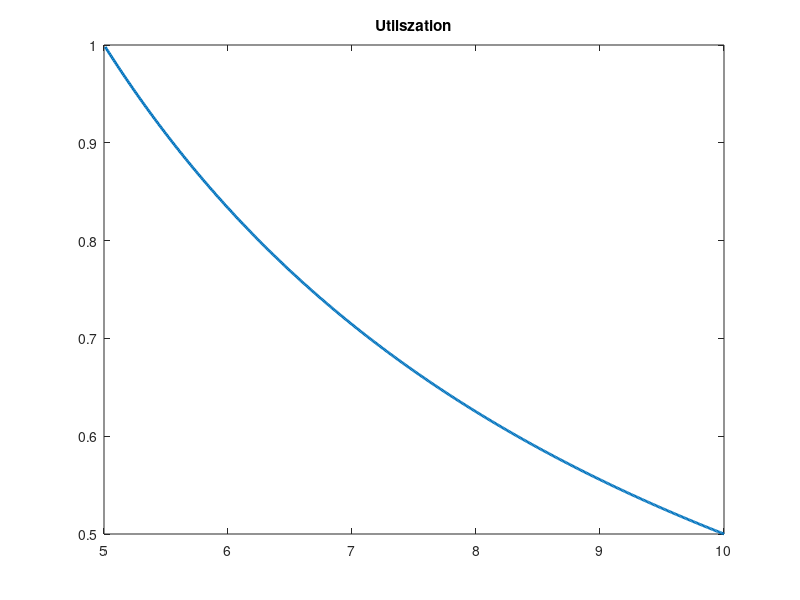
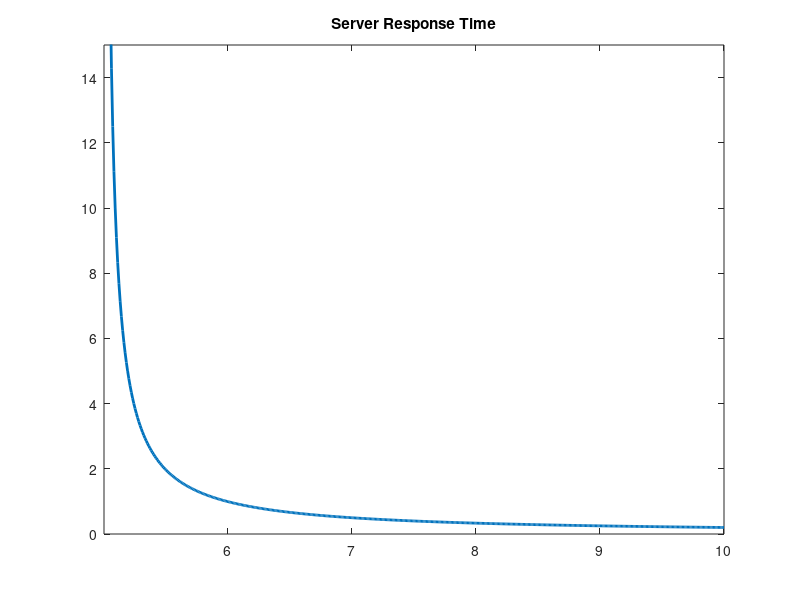
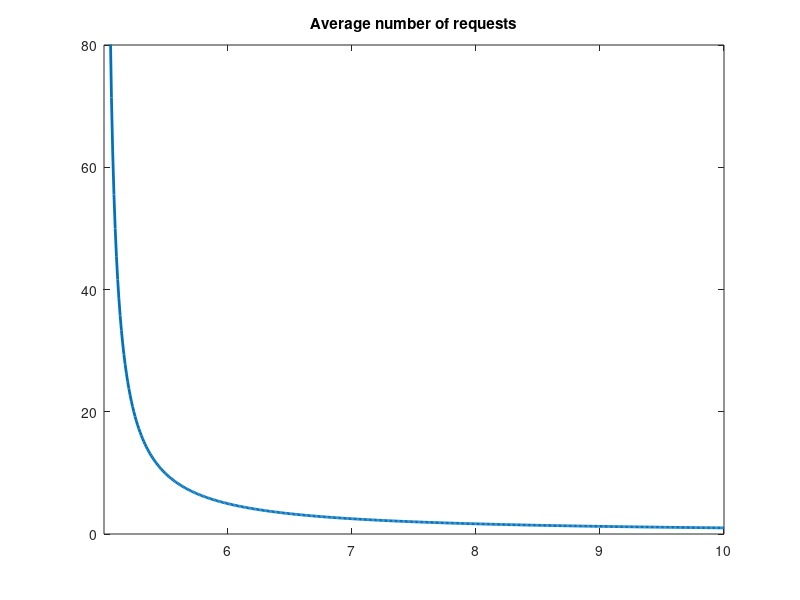
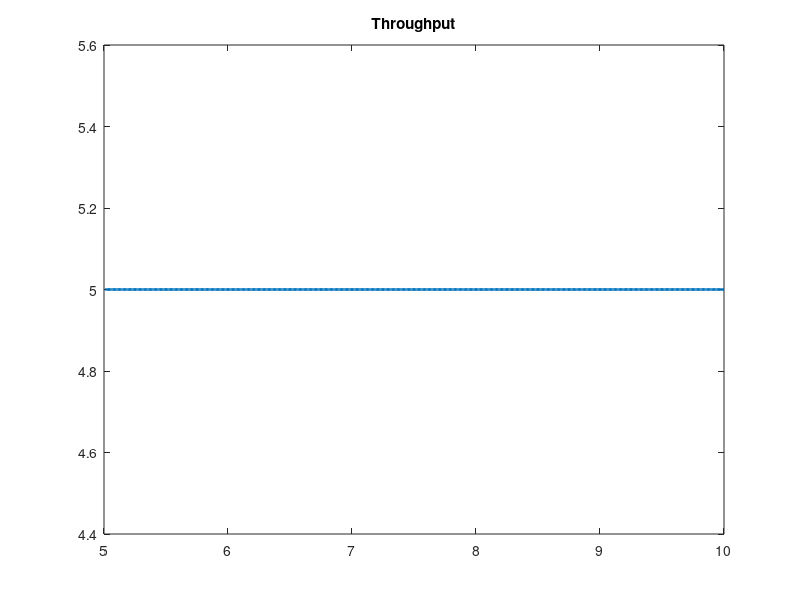

The MATLAB script that drew these images, in order:
pkg load queueing
pkg load statistics

clear all;
close all;
clc;

%B
lambda=5;
m=5.01:0.01:10;
for i=1:columns(m)
  [A(i),B(i),C(i),D(i)]=qsmm1(lambda, m(i));
endfor 

figure(1);%utilisation
plot(m,A,"linewidth",2);
title("Utilszation");

figure(2); %server response time
plot(m,B,"linewidth",2);
title("Server Response Time");
axis([5.01 10 0 15]);

figure(3); %average requests number
plot(m,C,"linewidth",2);
title("Average number of requests");
axis([5.01 10 0 80]);

figure(4); %throughput
plot(m,D,"linewidth",2);
title("Throughput");

